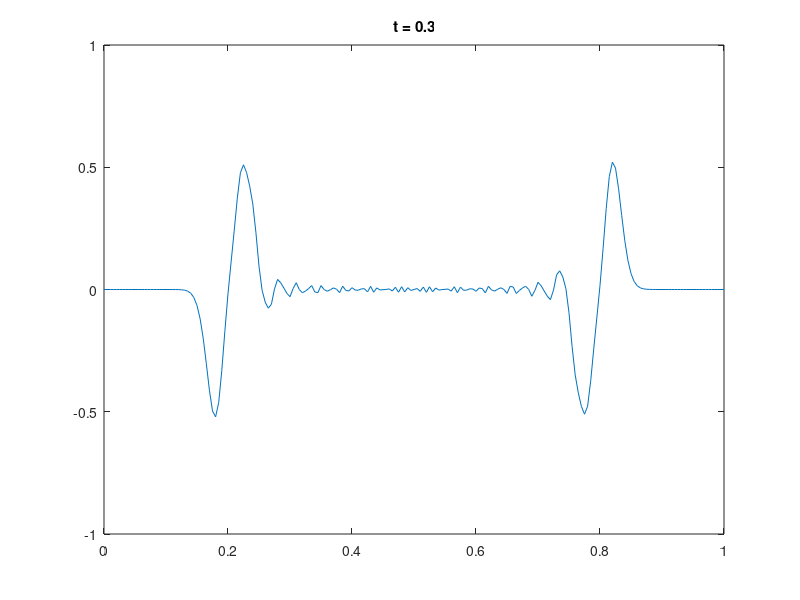

MATLAB code for this plot:
%% Main parameters
C = 1;
L = 1;
T = .3;

Nx = 201;
nu = .01; % nu = C * tau / h

%% Secondary parameters
x = linspace(0, L, Nx);
h = x(2) - x(1);

tau = nu * h / C;
Nt = ceil(T/tau) + 1;

% u_0 = sin(x*2*pi/L);
sub_ind = x >= .45*L & x <= .55*L; 
xsub = x(sub_ind);
u_0 = zeros(size(x));
u_0(sub_ind) = sin((xsub-L/2)*20/L*pi);
u_tau = u_0;

%% Transition matrices
U_next = eye(Nx);
U_now = (2-2*nu^2)*eye(Nx) + ...
    diag(nu^2 * ones(Nx-1, 1), 1) + ...
    diag(nu^2 * ones(Nx-1, 1),-1);
U_prev = -U_next;

%% Dirichlet border condition
U_now(1, :) = 0;
U_now(end, :) = 0;
U_prev(1, :) = 0;
U_prev(end, :) = 0;

%% Integration
U = zeros(Nt, Nx);
U(1, :) = u_0;
U(2, :) = u_tau;

for k = 3 : Nt
    U(k, :) = U_next \ (U_now * U(k - 1, :).' + U_prev * U(k - 2, :).');
end

%% Visualisation
figure(2)

for k = [1 : floor(Nt/200) : Nt, Nt]
    plot(x, U(k, :));
    axis([0 L -1 1]);
    title(['t = ', num2str((k-1)*tau)]);
    drawnow;
end
